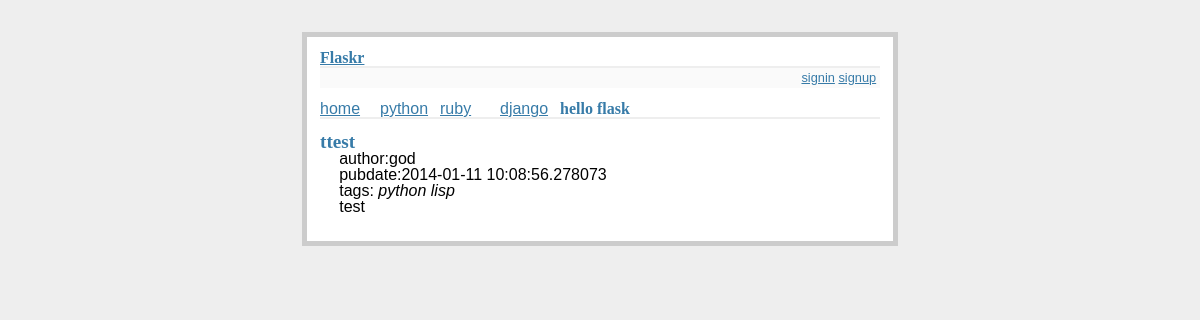
/detail/23, run on the app's committed database.
### app/models.py (models this page shows, shortened)
class Category(db.Model):
    id = db.Column(db.Integer, primary_key=True)
    name = db.Column(db.String(50))

class Post(db.Model):
    id = db.Column(db.Integer, primary_key=True)
    title = db.Column(db.String(80))
    body = db.Column(db.Text)
    pub_date = db.Column(db.DateTime)
    category_id = db.Column(db.Integer, db.ForeignKey('category.id'))
    category = db.relationship(
        'Category', backref=db.backref('posts', lazy='dynamic'))
    user_id = db.Column(db.Integer, db.ForeignKey('user.id'))
    user = db.relationship(
        'User', backref=db.backref('users', lazy='dynamic'))
    tags = db.relationship('Tag', secondary=tag_post,
                           backref=db.backref('tags', lazy='dynamic'))

class User(db.Model):
    id = db.Column(db.Integer, primary_key=True)
    nickname = db.Column(db.String(60), index=True, unique=True)
    email = db.Column(db.String(120), index=True, unique=True)
    password = db.Column(db.String(40), index=True, unique=True)
    role = db.Column(db.SmallInteger, default=ROLE_USER)

class Tag(db.Model):
    id = db.Column(db.Integer, primary_key=True)
    content = db.Column(db.String(100))
    posts = db.relationship('Post', secondary=tag_post,
                            backref=db.backref('posts', lazy='dynamic'))

### app/views.py (the view)
@app.route('/detail/<id>')
def detail(id):
    categories = Category.query.filter().all()
    post = Post.query.filter_by(id=id).first()
    return render_template('detail.html', categories=categories, post=post)

### app/templates/detail.html
{% extends "base.html" %}
{% block content %}
  <h1>hello flask</h1>
  <ul class=entries>
  {% if post %}
    <li>
      <h2>{{ post.title }}</h2>
      <span>
        author:{{ post.user.nickname }}<br />
        pubdate:{{ post.pub_date }}<br />
        tags:
        {% if post.tags %}
          {% for tag in post.tags %}
          <em>{{ tag.content }}</em>
          {% endfor %}
        {% else %}
          None
        {% endif %}
      </span>
      <div>
        {{ post.body|safe }}
      </div>
    </li>
  {% else %}
    <li><em>Unbelievable.  No post here so far</em></li>
  {% endif %}
  </ul>
{% endblock %}

### app/templates/base.html (shortened to what this page needs)
<!doctype html>
<html>
  <head>
    <link rel=stylesheet type=text/css href="{{ url_for('static', filename='reset.css') }}">
    <link rel=stylesheet type=text/css href="{{ url_for('static', filename='style.css') }}">
  </head>
  <body>
    <div class=page>
      <h1><a href="{{ url_for('index') }}">Flaskr</a></h1>
      <div class=metanav>
        <div>
          {% if current_user.is_authenticated() %}
            {% if current_user and current_user.role == 1%}
            <a href="{{ url_for('signout') }}">admin</a>
            <a href="{{ url_for('post') }}">post</a>
            {% endif %}
            <a href="{{ url_for('signout') }}">signout</a>
          {% else %}
            <a href="{{ url_for('signin') }}">signin</a>
            <a href="{{ url_for('signup') }}">signup</a>
          {% endif %}
        </div>
      </div>
        {% if categories %}
         <div id="nav">
          <ul>
            <li><a href="{{ url_for('index') }}">home</a>
            {% for category in categories %}
            <li><a href="{{ url_for('list', name=category.name) }}">{{ category.name }}</a></li>
            {% endfor %}
          </ul>
        </div>
        {% endif %}
        {% block content %}{% endblock %}
    </div>
  </body>
</html>

### app/static/style.css (style rules this page uses)
body { font-family: sans-serif; background: #eee; }
a, h1, h2 { color: #377BA8; }
h1, h2 { font-family: 'Georgia', serif; margin: 0; }
h1 { border-bottom: 2px solid #eee; }
h2 { font-size: 1.2em; }
.page { margin: 2em auto; width: 35em; border: 5px solid #ccc; padding: 0.8em; background: white; }
.entries { list-style: none; margin: 0; padding: 0; }
.entries li { margin: 0.8em 1.2em; }
.entries li h2 { margin-left: -1em; }
.metanav { text-align: right; font-size: 0.8em; padding: 0.3em; margin-bottom: 1em; background: #fafafa; }
#nav ul li { float: left; list-style: none; width: 60px; }

### data on the page
Category: name "python"
Category: name "ruby"
Category: name "django"
Post: title "ttest", pub_date "2014-01-11 10:08:56.278073", body "test"
User: user.nickname "god"
Tag: content "python lisp"
